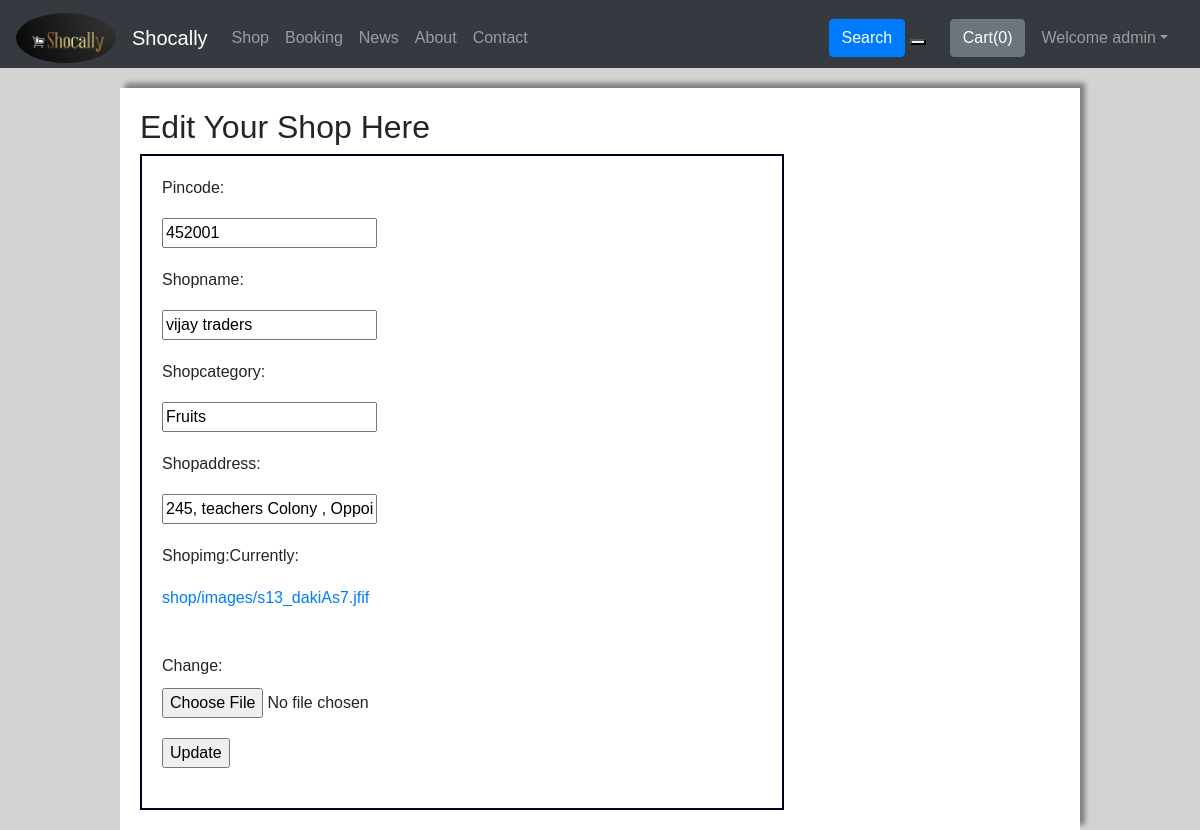
Before: /shop/editShop/88 (signed in) with the older database file.
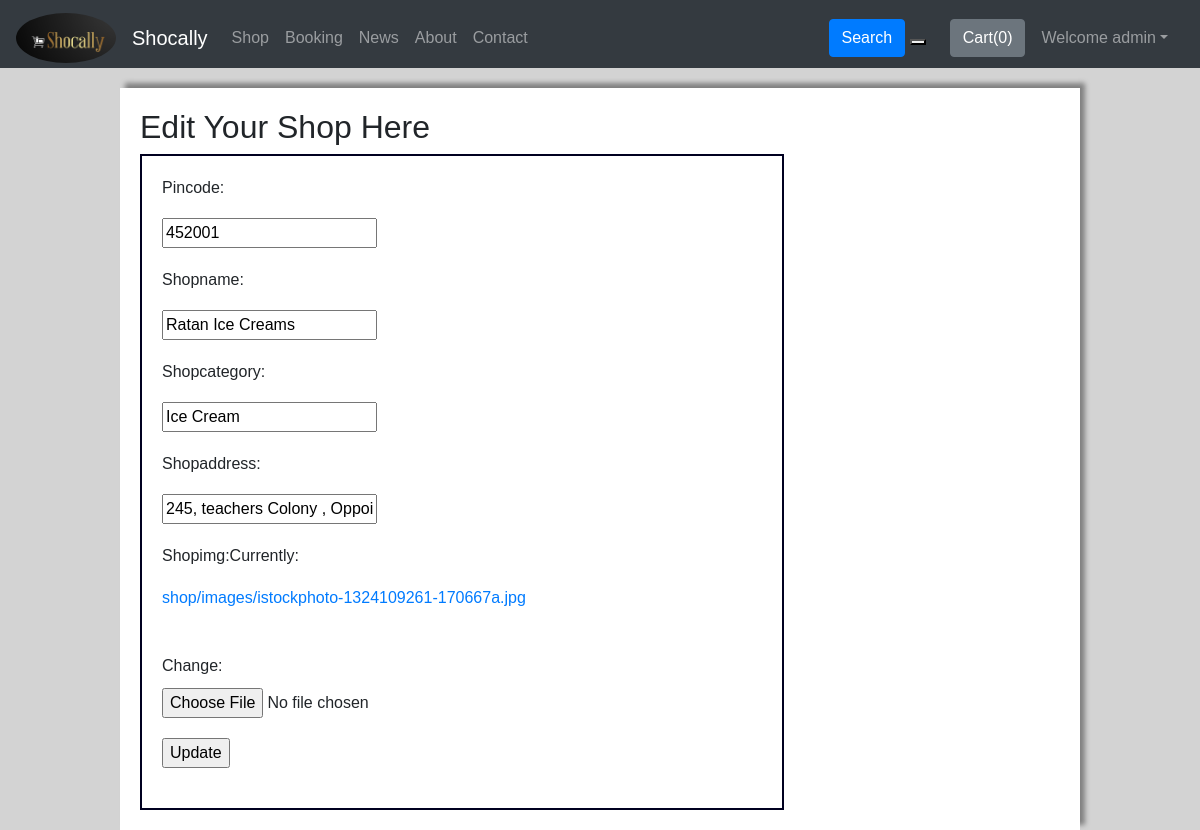
After: the same page with the newer database file.
### shop/models.py (models this page shows, shortened)
class Seller(models.Model): #Shop Information
    user=models.OneToOneField(User,on_delete=models.CASCADE)
    ratingNo=models.IntegerField(default=0)
    pincode=models.IntegerField(default=0)
    shopName=models.CharField(max_length=100, default="")
    shopCategory=models.CharField(max_length=50, default="")
    shopAddress=models.CharField(max_length=500, default="")
    shopRating=models.IntegerField(default=0)
    longitude=models.FloatField(default=0.0)
    latitude=models.FloatField(default=0.0)
    shopImg= models.ImageField(upload_to="shop/images",default="")
    productBased=models.BooleanField(default=True)
    appointmentBased=models.BooleanField(default=False)

### shop/views.py (the view)
# urls.py: path('editShop/<int:sellId>', views.editShop, name="editShop"),
@login_required(login_url='/')
def editShop(request,sellId):
    seller=Seller.objects.get(id=sellId)
    fields={'pincode':seller.pincode, 'shopName':seller.shopName,'shopCategory':seller.shopCategory,'shopAddress':seller.shopAddress,'shopImg':seller.shopImg}
    form=NewSellerForm(initial=fields)
    return  render(request, "shop/editShop.html",{'form':form,'seller':seller})

### shop/forms.py
class NewSellerForm(forms.Form):
    pincode=forms.IntegerField()
    shopName=forms.CharField(max_length=100)
    shopCategory=forms.CharField(max_length=50)
    shopAddress=forms.CharField(max_length=500)
    shopImg= forms.ImageField()

### shop/models.py (called while the page is built)
    def __str__(self):
        return self.first_name+" "+self.last_name+" -- "+str(self.PINCODE)

### templates/shop/editShop.html (shortened to what this page needs)
{% extends 'base.html' %}
{% load static %}
{% block link %}
<link rel="stylesheet" href="{% static 'css/shop/edit.css' %}">
{% endblock %}
{% block body %}
    <div id="main">
      <h2>Edit Your Shop Here</h2>
      <form action="/shop/editShopHandle/" enctype='multipart/form-data' method="post" >
        {{form}}
        <input type="submit" value="Update">
      </form>
    </div>
{% endblock %}

Changed rows visible on the page:
changed Seller: shopName "vijay traders" → "Ratan Ice Creams"; shopCategory "Fruits" → "Ice Cream"
Other visible differences:
text no longer shown: "Pincode: Shopname: Shopcategory: Shopaddress: Shopimg: Currently: shop/images/s13_dakiAs7.jfif Change:"
text now shown: "Pincode: Shopname: Shopcategory: Shopaddress: Shopimg: Currently: shop/images/istockphoto-1324109261-170667a.jpg Change:"
